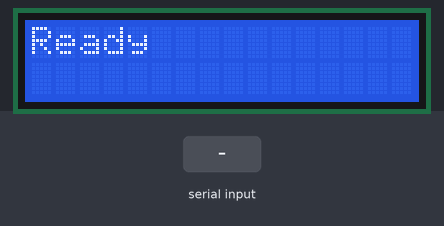
Bench run of a sketch on a simulated Arduino Uno, built with avr-gcc and run on an emulated ATmega328P. Parts: 16×2 character LCD. The test bench sets the inputs (shaded band).

Above: at 1.2 s.
1.3 s: "1" received over Serial
At 3.5 s:
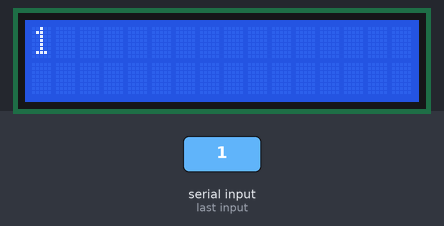
3.8 s: "0" received over Serial
At 5.4 s:
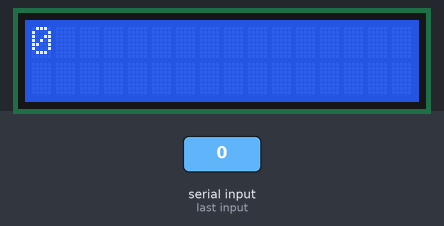
6.3 s: "2" received over Serial
At 8.5 s:
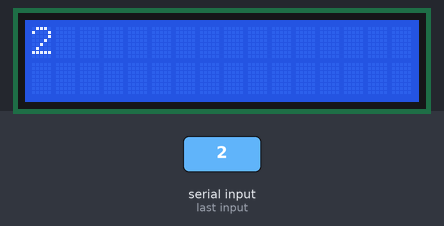
Timing chart, 0 to 10.0 s (numbered marks = the images above; inputs shaded):
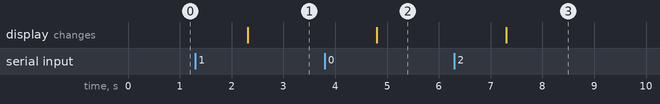

The sketch:

ardionxjs.ino
```cpp
#include <Adafruit_LiquidCrystal.h>
const int rs = 12, en = 11, d4 = 5, d5 = 4, d6 = 3, d7 = 2;
Adafruit_LiquidCrystal lcd(rs, en, d4, d5, d6, d7);
String recive = "Ready";
String prevRecive;

void setup() {
    lcd.begin(16, 2);
    Serial.begin(9600);
}
void loop() {
    if(Serial.available() > 0) {
        recive = Serial.readString();
    }
    if(recive != prevRecive) {
        lcd.clear();
        lcd.println(recive);
        prevRecive = recive;
    }
}
```

Measured:
- after the input at 1.3 s, the display: changes after 1.0 s (image 1)
- after the input at 3.8 s, the display: changes after 1.0 s (image 2)
- after the input at 6.3 s, the display: changes after 1.0 s (image 3)
